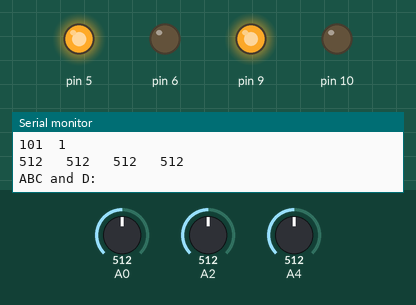
A sketch run on a simulated Arduino Uno, built with avr-gcc and run on an emulated ATmega328P. Shown: output pins drawn as LEDs (lit = HIGH), the last lines printed to the serial monitor. The test bench sets the inputs (shaded band); at power-on: A4 = 512, A0 = 512, A2 = 512.

Above: at 7.2 s.
7.3 s: A4 set to 259
10.3 s: A4 set to 242
At 11.5 s:
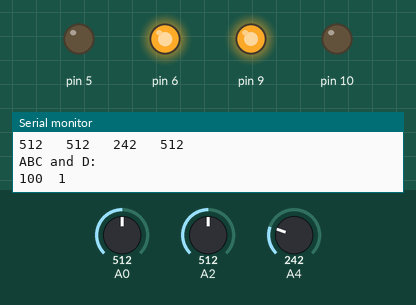
11.8 s: A0 set to 214
14.8 s: A0 set to 185
At 15.7 s:
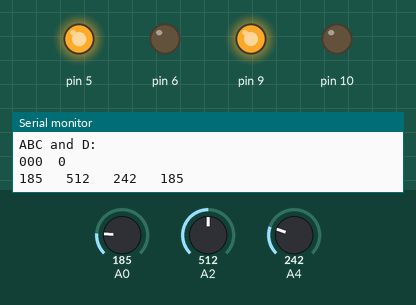
17.8 s: A2 set to 992
19.3 s: A2 set to 1007
Timing chart, 0 to 22.3 s (numbered marks = the images above; inputs shaded):
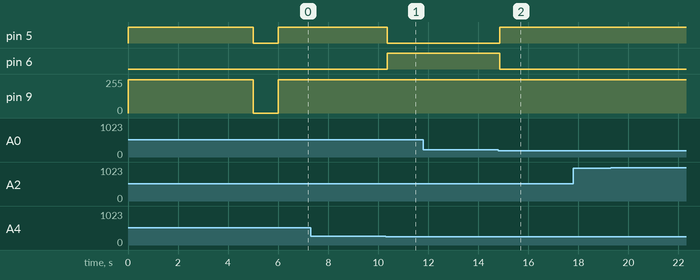

The sketch:

stable1.ino
```cpp
//#include "core.c"

int A, B, C, D;

int white_gate = 50;

/*
int gray_gate_A = 100;
int gray_gate_B = 100;//450
int gray_gate_C = 100;//450
int gray_gate_D = 100;
*/

int gray_gate_A = 200;
int gray_gate_B = 700;//450
int gray_gate_C = 250;//450
int gray_gate_D = 500;

/*
int gray_gate_A = 200;
int gray_gate_B = 700;//450
int gray_gate_C = 250;//450
int gray_gate_D = 500;
*/

int all_times = 0;
int back_times = 0;

int light = 180;
int normal = 200;
int heavy = 255;

float left_bias = 0.02;//0.02634375;
float right_bias = 0;

int last_action;

void set_left_wheels(int go_or_back, int value) {
    value = value - (value * left_bias);
    if (go_or_back == 1) {
        analogWrite(9, value);
        analogWrite(10, 0);
    } else if (go_or_back == -1) {
        analogWrite(10, value);
        analogWrite(9, 0);
    } else if (go_or_back == 0) {
        analogWrite(9, 0);
        analogWrite(10, 0);
    }
}

void set_right_wheels(int go_or_back, int value) {
    value = value - (value * right_bias);
    if (go_or_back == 1) {
        analogWrite(5, value);
        analogWrite(6, 0);
    } else if (go_or_back == -1) {
        analogWrite(6, value);
        analogWrite(5, 0);
    } else if (go_or_back == 0) {
        analogWrite(5, 0);
        analogWrite(6, 0);
    }
}

void go_straight(int value) {
    set_left_wheels(1, value);
    set_right_wheels(1, value);
}

void go_back(int value) {
    set_left_wheels(-1, value);
    set_right_wheels(-1, value);
}

void stop() {
    set_left_wheels(0, 0);
    set_right_wheels(0, 0);
}

void left_rotate(int value) {
    set_right_wheels(1, value);
    set_left_wheels(-1, value);
}

void right_rotate(int value) {
    set_left_wheels(1, value);
    set_right_wheels(-1, value);
}

void turn_back_left(int value) {
    float difference = value / 2;
    float middle_point = 255 / 2;
    int right = middle_point + difference;
    int left = middle_point - difference;

    set_left_wheels(-1, left);
    set_right_wheels(-1, right);
}

void turn_back_right(int value) {
    float difference = value / 2;
    float middle_point = 255 / 2;
    int left = middle_point + difference;
    int right = middle_point - difference;

    set_left_wheels(-1, left);
    set_right_wheels(-1, right);
}

int handle_white_detector(int pin) {
    Serial.print(analogRead(pin));
    Serial.print("   ");
    if (analogRead(pin) < white_gate) {
        return 1;
    } else {
        return 0;
    }
}

int handle_gray_detector(int pin, int gate_number) {
    Serial.print(analogRead(pin));
    Serial.print("   ");
    if (gate_number == 1) {
        if (analogRead(pin) > gray_gate_A) {
            return 1;
        } else {
            return 0;
        }
    } else if (gate_number == 2) {
        if (analogRead(pin) > gray_gate_B) {
            return 1;
        } else {
            return 0;
        }
    } else if (gate_number == 3) {
        if (analogRead(pin) > gray_gate_C) {
            return 1;
        } else {
            return 0;
        }
    } else if (gate_number == 4) {
        if (analogRead(pin) > gray_gate_D) {
            return 1;
        } else {
            return 0;
        }
    }
}

void sensor_detect(int white_or_black, int AAA1, int AAA2, int AAA3, int AAA4) {
    if (white_or_black == 1) {
        A = handle_white_detector(AAA1);
        B = handle_white_detector(AAA2);
        C = handle_white_detector(AAA3);
        D = handle_white_detector(AAA4);
    } else if (white_or_black == -1) {
        A = handle_gray_detector(AAA1, 1);
        B = handle_gray_detector(AAA2, 2);
        C = handle_gray_detector(AAA3, 3);
        D = handle_gray_detector(AAA4, 4);
    } else {
        A = digitalRead(AAA1);
        B = digitalRead(AAA2);
        C = digitalRead(AAA3);
        D = digitalRead(AAA4);
    }
    //return 1 if it is white

    Serial.print("\nABC and D: \n");
    Serial.print(A);
    Serial.print(B);
    Serial.print(C);
    Serial.print("  ");
    Serial.print(D);
    Serial.println();
    Serial.println();
    Serial.println();
}

void white_detect() {
    sensor_detect(-1, A0, A2, A4, 8);
}

void go_through_node() {
    while (1) {
        go_straight(heavy);

        white_detect();
        if ((A == 1) && (C == 1)) {
            break;
        }
    }
    go_straight(heavy);
    delay(100);
}

void turn_left_45_degrees_stupidly() {
    left_rotate(heavy);
    delay(600);
}

void turn_right_45_degrees_stupidly() {
    right_rotate(heavy);
    delay(600);
}

void turn_left_90_degrees_stupidly() {
    left_rotate(heavy);
    delay(1200 * 1.7);
}

void turn_right_90_degrees_stupidly() {
    right_rotate(heavy);
    delay(1200 * 1.7);
}

void turn_left_90_degrees_intelligently() {
    turn_left_45_degrees_stupidly();

    while (1) {
        left_rotate(normal);

        white_detect();
        if (B == 1) {
            break;
        }
    }

    while (1) {
        left_rotate(normal);

        white_detect();
        if (B == 0) {
            break;
        }
    }
}

void turn_right_90_degrees_intelligently() {
    turn_right_45_degrees_stupidly();

    while (1) {
        right_rotate(normal);

        white_detect();
        if (B == 1) {
            break;
        }
    }

    while (1) {
        right_rotate(normal);

        white_detect();
        if (B == 0) {
            break;
        }
    }
}

void find_line() {
    white_detect();

    if ((A == 1) && (B == 1) && (C == 1)) {
        /*
        if (last_action == 0) {
            go_back(heavy);
            delay(15);//15 //20

        } else if (last_action == -1) {
            turn_back_right(heavy);
            delayMicroseconds(random(1, 50000));

        } else if (last_action == 1) {
            turn_back_left(heavy);
            delayMicroseconds(random(1, 50000));
        }
        */

    } else if ((A == 0) && (B == 0) && (C == 0)) {
        go_through_node();

    } else if ((A == 1) && (C == 0)) {
        right_rotate(heavy);

    } else if ((A == 1) && (C == 1)) {
        go_straight(heavy);

    } else if ((A == 0) && (C == 1)) {
        left_rotate(heavy);

    }
}

void setup() {
    Serial.begin(9600);
    digitalWrite(A3, 1);

    go_straight(heavy);
    delay(5000);
    stop();
    delay(1000);

    go_straight(heavy);
}

void loop() {
    find_line();

    //white_detect();
    //delay(500);
}
```

Measured:
- the behaviour switches between 251 and 250 on A4 (found by bisection; images 0 and 1)
- the behaviour switches between 201 and 200 on A0 (found by bisection; images 1 and 2)
- after the input at 10.3 s, pin 5: HIGH → LOW after 0.07 s; pin 6: LOW → HIGH after 0.07 s
- after the input at 14.8 s, pin 5: LOW → HIGH after 0.05 s; pin 6: HIGH → LOW after 0.05 s
